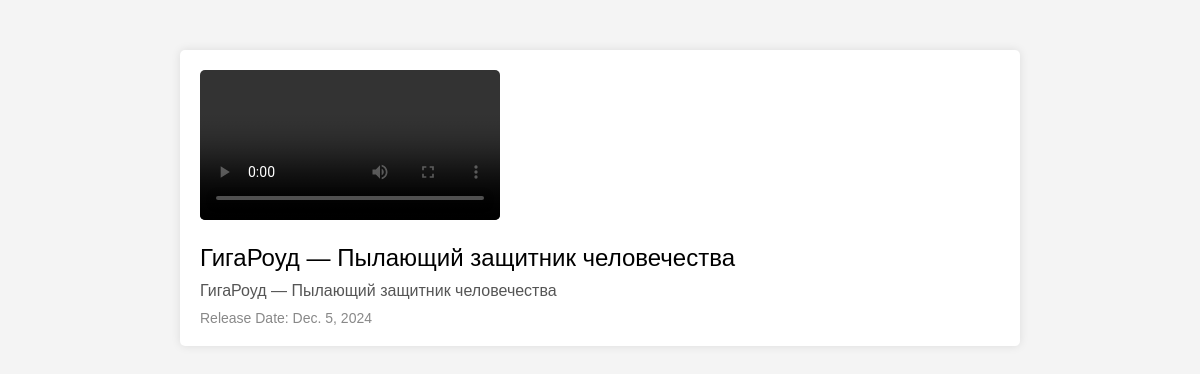
The app's page /api/films/3/view/, older data.
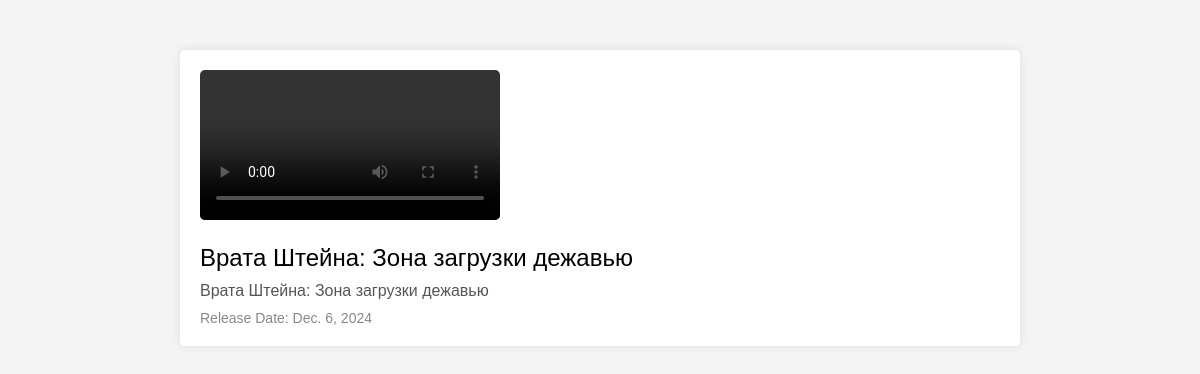
The same page, newer data.
### films/models.py (models this page shows, shortened)
class Film(models.Model):
    title = models.CharField(max_length=255)
    description = models.TextField(blank=True)
    release_date = models.DateField(null=True)
    poster_url = models.URLField(blank=True)
    author = models.ForeignKey(Author, on_delete=models.CASCADE, related_name='films', default="1")
    class Meta:
        verbose_name_plural = "Фильмы"

### films/views.py (the view)
# urls.py: path('films/<int:pk>/view/', views.film_detail_view, name='film-detail-view'),
def film_detail_view(request, pk):
    film = get_object_or_404(Film, pk=pk)
    return render(request, 'film_detail.html', {'film': film})

### films/templates/film_detail.html (shortened to what this page needs)
<!DOCTYPE html>
<html lang="en">
<head>
</head>
<body>
    <div class="container">
        <video controls class="film-video">
            <source src="{{ film.poster_url }}" type="video/mp4">
            <source src="{{ film.poster_url }}" type="video/webm">
            <source src="{{ film.poster_url }}" type="video/ogg">
        </video>
        <div class="film-title">{{ film.title }}</div>
        <div class="film-description">{{ film.description }}</div>
        <div class="film-release-date">Release Date: {{ film.release_date }}</div>
    </div>
</body>
</html>

### films/templates/film_detail.html (style rules this page uses)
body { font-family: Arial, sans-serif; background-color: #f4f4f4; margin: 0; padding: 0; }
.container { max-width: 800px; margin: 0 auto; padding: 20px; background-color: #fff; box-shadow: 0 0 10px rgba(0, 0, 0, 0.1); border-radius: 5px; margin-top: 50px; }
.film-video { max-width: 100%; height: auto; border-radius: 5px; }
.film-title { font-size: 24px; margin-top: 20px; }
.film-description { font-size: 16px; color: #555; margin-top: 10px; }
.film-release-date { font-size: 14px; color: #888; margin-top: 10px; }

Row changes from the older to the newer data that the page shows:
changed Film: title "ГигаРоуд — Пылающий защитник человечества" → "Врата Штейна: Зона загрузки дежавью"; description "ГигаРоуд — Пылающий защитник человечества" → "Врата Штейна: Зона загрузки дежавью"; release_date "Dec. 5, 2024" → "Dec. 6, 2024"
